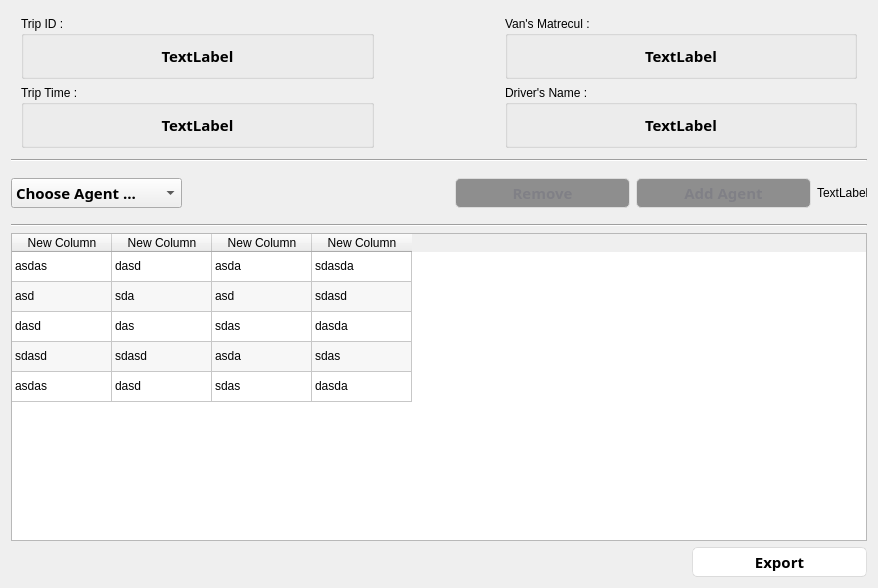
 <widget class="QWidget" name="Form">
  <property name="geometry">
   <rect>
    <x>0</x>
    <y>0</y>
    <width>878</width>
    <height>588</height>
   </rect>
  </property>
  <property name="windowTitle">
   <string>Form</string>
  </property>
  <property name="styleSheet">
   <string notr="true">/*
Aqua Style Sheet for QT Applications
Author: Jaime A. Quiroga P.
Company: GTRONICK
Last updated: 22/01/2019, 07:55.
Available at: https://github.com/GTRONICK/QSS/blob/master/Aqua.qss
*/
QMainWindow {
	background-color:#ececec;
}
QTextEdit {
	border-width: 1px;
	border-style: solid;
	border-color: qlineargradient(spread:pad, x1:0.5, y1:1, x2:0.5, y2:0, stop:0 rgba(0, 113, 255, 255), stop:1 rgba(91, 171, 252, 255));
}
QPlainTextEdit {
	border-width: 1px;
	border-style: solid;
	border-color: qlineargradient(spread:pad, x1:0.5, y1:1, x2:0.5, y2:0, stop:0 rgba(0, 113, 255, 255), stop:1 rgba(91, 171, 252, 255));
}
QToolButton {
	border-style: solid;
	border-top-color: qlineargradient(spread:pad, x1:0.5, y1:1, x2:0.5, y2:0, stop:0 rgb(215, 215, 215), stop:1 rgb(222, 222, 222));
	border-right-color: qlineargradient(spread:pad, x1:0, y1:0.5, x2:1, y2:0.5, stop:0 rgb(217, 217, 217), stop:1 rgb(227, 227, 227));
	border-left-color: qlineargradient(spread:pad, x1:0, y1:0.5, x2:1, y2:0.5, stop:0 rgb(227, 227, 227), stop:1 rgb(217, 217, 217));
	border-bottom-color: qlineargradient(spread:pad, x1:0.5, y1:1, x2:0.5, y2:0, stop:0 rgb(215, 215, 215), stop:1 rgb(222, 222, 222));
	border-width: 1px;
	border-radius: 5px;
	color: rgb(0,0,0);
	padding: 2px;
	background-color: rgb(255,255,255);
}
QToolButton:hover{
	border-style: solid;
	border-top-color: qlineargradient(spread:pad, x1:0.5, y1:1, x2:0.5, y2:0, stop:0 rgb(195, 195, 195), stop:1 rgb(222, 222, 222));
	border-right-color: qlineargradient(spread:pad, x1:0, y1:0.5, x2:1, y2:0.5, stop:0 rgb(197, 197, 197), stop:1 rgb(227, 227, 227));
	border-left-color: qlineargradient(spread:pad, x1:0, y1:0.5, x2:1, y2:0.5, stop:0 rgb(227, 227, 227), stop:1 rgb(197, 197, 197));
	border-bottom-color: qlineargradient(spread:pad, x1:0.5, y1:1, x2:0.5, y2:0, stop:0 rgb(195, 195, 195), stop:1 rgb(222, 222, 222));
	border-width: 1px;
	border-radius: 5px;
	color: rgb(0,0,0);
	padding: 2px;
	background-color: rgb(255,255,255);
}
QToolButton:pressed{
	border-style: solid;
	border-top-color: qlineargradient(spread:pad, x1:0.5, y1:1, x2:0.5, y2:0, stop:0 rgb(215, 215, 215), stop:1 rgb(222, 222, 222));
	border-right-color: qlineargradient(spread:pad, x1:0, y1:0.5, x2:1, y2:0.5, stop:0 rgb(217, 217, 217), stop:1 rgb(227, 227, 227));
	border-left-color: qlineargradient(spread:pad, x1:0, y1:0.5, x2:1, y2:0.5, stop:0 rgb(227, 227, 227), stop:1 rgb(217, 217, 217));
	border-bottom-color: qlineargradient(spread:pad, x1:0.5, y1:1, x2:0.5, y2:0, stop:0 rgb(215, 215, 215), stop:1 rgb(222, 222, 222));
	border-width: 1px;
	border-radius: 5px;
	color: rgb(0,0,0);
	padding: 2px;
	background-color: rgb(142,142,142);
}
QPushButton{
	border-style: solid;
	border-top-color: qlineargradient(spread:pad, x1:0.5, y1:1, x2:0.5, y2:0, stop:0 rgb(215, 215, 215), stop:1 rgb(222, 222, 222));
	border-right-color: qlineargradient(spread:pad, x1:0, y1:0.5, x2:1, y2:0.5, stop:0 rgb(217, 217, 217), stop:1 rgb(227, 227, 227));
	border-left-color: qlineargradient(spread:pad, x1:0, y1:0.5, x2:1, y2:0.5, stop:0 rgb(227, 227, 227), stop:1 rgb(217, 217, 217));
	border-bottom-color: qlineargradient(spread:pad, x1:0.5, y1:1, x2:0.5, y2:0, stop:0 rgb(215, 215, 215), stop:1 rgb(222, 222, 222));
	border-width: 1px;
	border-radius: 5px;
	color: rgb(0,0,0);
	padding: 2px;
	background-color: rgb(255,255,255);
}
QPushButton::default{
	border-style: solid;
	border-top-color: qlineargradient(spread:pad, x1:0.5, y1:1, x2:0.5, y2:0, stop:0 rgb(215, 215, 215), stop:1 rgb(222, 222, 222));
	border-right-color: qlineargradient(spread:pad, x1:0, y1:0.5, x2:1, y2:0.5, stop:0 rgb(217, 217, 217), stop:1 rgb(227, 227, 227));
	border-left-color: qlineargradient(spread:pad, x1:0, y1:0.5, x2:1, y2:0.5, stop:0 rgb(227, 227, 227), stop:1 rgb(217, 217, 217));
	border-bottom-color: qlineargradient(spread:pad, x1:0.5, y1:1, x2:0.5, y2:0, stop:0 rgb(215, 215, 215), stop:1 rgb(222, 222, 222));
	border-width: 1px;
	border-radius: 5px;
	color: rgb(0,0,0);
	padding: 2px;
	background-color: rgb(255,255,255);
}
QPushButton:hover{
	border-style: solid;
	border-top-color: qlineargradient(spread:pad, x1:0.5, y1:1, x2:0.5, y2:0, stop:0 rgb(195, 195, 195), stop:1 rgb(222, 222, 222));
	border-right-color: qlineargradient(spread:pad, x1:0, y1:0.5, x2:1, y2:0.5, stop:0 rgb(197, 197, 197), stop:1 rgb(227, 227, 227));
	border-left-color: qlineargradient(spread:pad, x1:0, y1:0.5, x2:1, y2:0.5, stop:0 rgb(227, 227, 227), stop:1 rgb(197, 197, 197));
	border-bottom-color: qlineargradient(spread:pad, x1:0.5, y1:1, x2:0.5, y2:0, stop:0 rgb(195, 195, 195), stop:1 rgb(222, 222, 222));
	border-width: 1px;
	border-radius: 5px;
	color: rgb(0,0,0);
	padding: 2px;
	background-color: rgb(255,255,255);
}
QPushButton:pressed{
	border-style: solid;
	border-top-color: qlineargradient(spread:pad, x1:0.5, y1:1, x2:0.5, y2:0, stop:0 rgb(215, 215, 215), stop:1 rgb(222, 222, 222));
	border-right-color: qlineargradient(spread:pad, x1:0, y1:0.5, x2:1, y2:0.5, stop:0 rgb(217, 217, 217), stop:1 rgb(227, 227, 227));
	border-left-color: qlineargradient(spread:pad, x1:0, y1:0.5, x2:1, y2:0.5, stop:0 rgb(227, 227, 227), stop:1 rgb(217, 217, 217));
	border-bottom-color: qlineargradient(spread:pad, x1:0.5, y1:1, x2:0.5, y2:0, stop:0 rgb(215, 215, 215), stop:1 rgb(222, 222, 222));
	border-width: 1px;
	border-radius: 5px;
	color: rgb(0,0,0);
	padding: 2px;
	background-color: rgb(142,142,142);
}
QPushButton:disabled{
	border-style: solid;
	border-top-color: qlineargradient(spread:pad, x1:0.5, y1:1, x2:0.5, y2:0, stop:0 rgb(215, 215, 215), stop:1 rgb(222, 222, 222));
	border-right-color: qlineargradient(spread:pad, x1:0, y1:0.5, x2:1, y2:0.5, stop:0 rgb(217, 217, 217), stop:1 rgb(227, 227, 227));
	border-left-color: qlineargradient(spread:pad, x1:0, y1:0.5, x2:1, y2:0.5, stop:0 rgb(227, 227, 227), stop:1 rgb(217, 217, 217));
	border-bottom-color: qlineargradient(spread:pad, x1:0.5, y1:1, x2:0.5, y2:0, stop:0 rgb(215, 215, 215), stop:1 rgb(222, 222, 222));
	border-width: 1px;
	border-radius: 5px;
	color: #808086;
	padding: 2px;
	background-color: rgb(142,142,142);
}
QLineEdit {
	border-width: 1px; border-radius: 4px;
	border-style: solid;
	border-color: qlineargradient(spread:pad, x1:0.5, y1:1, x2:0.5, y2:0, stop:0 rgba(0, 113, 255, 255), stop:1 rgba(91, 171, 252, 255));
}
QLabel {
	color: #000000;
}
QLCDNumber {
	color: rgb(0, 113, 255, 255);
}
QProgressBar {
	text-align: center;
	color: rgb(240, 240, 240);
	border-width: 1px; 
	border-radius: 10px;
	border-color: rgb(230, 230, 230);
	border-style: solid;
	background-color:rgb(207,207,207);
}
QProgressBar::chunk {
	background-color: qlineargradient(spread:pad, x1:0.5, y1:1, x2:0.5, y2:0, stop:0 rgba(49, 147, 250, 255), stop:1 rgba(34, 142, 255, 255));
	border-radius: 10px;
}
QMenuBar {
	background-color: qlineargradient(spread:pad, x1:0.5, y1:1, x2:0.5, y2:0, stop:0 rgba(207, 209, 207, 255), stop:1 rgba(230, 229, 230, 255));
}
QMenuBar::item {
	color: #000000;
  	spacing: 3px;
  	padding: 1px 4px;
	background-color: qlineargradient(spread:pad, x1:0.5, y1:1, x2:0.5, y2:0, stop:0 rgba(207, 209, 207, 255), stop:1 rgba(230, 229, 230, 255));
}

QMenuBar::item:selected {
  	background-color: qlineargradient(spread:pad, x1:0.5, y1:1, x2:0.5, y2:0, stop:0 rgba(0, 113, 255, 255), stop:1 rgba(91, 171, 252, 255));
	color: #FFFFFF;
}
QMenu::item:selected {
	border-style: solid;
	border-top-color: transparent;
	border-right-color: transparent;
	border-left-color: qlineargradient(spread:pad, x1:0.5, y1:1, x2:0.5, y2:0, stop:0 rgba(0, 113, 255, 255), stop:1 rgba(91, 171, 252, 255));
	border-bottom-color: transparent;
	border-left-width: 2px;
	color: #000000;
	padding-left:15px;
	padding-top:4px;
	padding-bottom:4px;
	padding-right:7px;
}
QMenu::item {
	border-style: solid;
	border-top-color: transparent;
	border-right-color: transparent;
	border-left-color: transparent;
	border-bottom-color: transparent;
	border-bottom-width: 1px;
	color: #000000;
	padding-left:17px;
	padding-top:4px;
	padding-bottom:4px;
	padding-right:7px;
}
QTabWidget {
	color:rgb(0,0,0);
	background-color:#000000;
}
QTabWidget::pane {
		border-color: rgb(223,223,223);
		background-color:rgb(226,226,226);
		border-style: solid;
		border-width: 2px;
    	border-radius: 6px;
}
QTabBar::tab:first {
	border-style: solid;
	border-left-width:1px;
	border-right-width:0px;
	border-top-width:1px;
	border-bottom-width:1px;
	border-top-color: rgb(209,209,209);
	border-left-color: qlineargradient(spread:pad, x1:0.5, y1:1, x2:0.5, y2:0, stop:0 rgba(209, 209, 209, 209), stop:1 rgba(229, 229, 229, 229));
	border-bottom-color: rgb(229,229,229);
	border-top-left-radius: 4px;
	border-bottom-left-radius: 4px;
	color: #000000;
	padding: 3px;
	margin-left:0px;
	background-color: qlineargradient(spread:pad, x1:0.5, y1:1, x2:0.5, y2:0, stop:0 rgba(247, 247, 247, 255), stop:1 rgba(255, 255, 255, 255));
}
QTabBar::tab:last {
	border-style: solid;
	border-width:1px;
	border-top-color: rgb(209,209,209);
	border-left-color: qlineargradient(spread:pad, x1:0.5, y1:1, x2:0.5, y2:0, stop:0 rgba(209, 209, 209, 209), stop:1 rgba(229, 229, 229, 229));
	border-right-color: qlineargradient(spread:pad, x1:0.5, y1:1, x2:0.5, y2:0, stop:0 rgba(209, 209, 209, 209), stop:1 rgba(229, 229, 229, 229));
	border-bottom-color: rgb(229,229,229);
	border-top-right-radius: 4px;
	border-bottom-right-radius: 4px;
	color: #000000;
	padding: 3px;
	margin-left:0px;
	background-color: qlineargradient(spread:pad, x1:0.5, y1:1, x2:0.5, y2:0, stop:0 rgba(247, 247, 247, 255), stop:1 rgba(255, 255, 255, 255));
}
QTabBar::tab {
	border-style: solid;
	border-top-width:1px;
	border-bottom-width:1px;
	border-left-width:1px;
	border-top-color: rgb(209,209,209);
	border-left-color: qlineargradient(spread:pad, x1:0.5, y1:1, x2:0.5, y2:0, stop:0 rgba(209, 209, 209, 209), stop:1 rgba(229, 229, 229, 229));
	border-bottom-color: rgb(229,229,229);
	color: #000000;
	padding: 3px;
	margin-left:0px;
	background-color: qlineargradient(spread:pad, x1:0.5, y1:1, x2:0.5, y2:0, stop:0 rgba(247, 247, 247, 255), stop:1 rgba(255, 255, 255, 255));
}
QTabBar::tab:selected, QTabBar::tab:last:selected, QTabBar::tab:hover {
  	border-style: solid;
  	border-left-width:1px;
	border-right-color: transparent;
	border-top-color: rgb(209,209,209);
	border-left-color: qlineargradient(spread:pad, x1:0.5, y1:1, x2:0.5, y2:0, stop:0 rgba(209, 209, 209, 209), stop:1 rgba(229, 229, 229, 229));
	border-bottom-color: rgb(229,229,229);
	color: #FFFFFF;
	padding: 3px;
	margin-left:0px;
	background-color: qlineargradient(spread:pad, x1:0.5, y1:1, x2:0.5, y2:0, stop:0 rgba(0, 113, 255, 255), stop:1 rgba(91, 171, 252, 255));
}

QTabBar::tab:selected, QTabBar::tab:first:selected, QTabBar::tab:hover {
  	border-style: solid;
  	border-left-width:1px;
  	border-bottom-width:1px;
  	border-top-width:1px;
	border-right-color: transparent;
	border-top-color: rgb(209,209,209);
	border-left-color: qlineargradient(spread:pad, x1:0.5, y1:1, x2:0.5, y2:0, stop:0 rgba(209, 209, 209, 209), stop:1 rgba(229, 229, 229, 229));
	border-bottom-color: rgb(229,229,229);
	color: #FFFFFF;
	padding: 3px;
	margin-left:0px;
	background-color: qlineargradient(spread:pad, x1:0.5, y1:1, x2:0.5, y2:0, stop:0 rgba(0, 113, 255, 255), stop:1 rgba(91, 171, 252, 255));
}

QCheckBox {
	color: #000000;
	padding: 2px;
}
QCheckBox:disabled {
	color: #808086;
	padding: 2px;
}

QCheckBox:hover {
	border-radius:4px;
	border-style:solid;
	padding-left: 1px;
	padding-right: 1px;
	padding-bottom: 1px;
	padding-top: 1px;
	border-width:1px;
	border-color: transparent;
}
QCheckBox::indicator:checked {

	height: 10px;
	width: 10px;
	border-style:solid;
	border-width: 1px;
	border-color: qlineargradient(spread:pad, x1:0.5, y1:1, x2:0.5, y2:0, stop:0 rgba(0, 113, 255, 255), stop:1 rgba(91, 171, 252, 255));
	color: #000000;
	background-color: qlineargradient(spread:pad, x1:0.5, y1:1, x2:0.5, y2:0, stop:0 rgba(0, 113, 255, 255), stop:1 rgba(91, 171, 252, 255));
}
QCheckBox::indicator:unchecked {

	height: 10px;
	width: 10px;
	border-style:solid;
	border-width: 1px;
	border-color: qlineargradient(spread:pad, x1:0.5, y1:1, x2:0.5, y2:0, stop:0 rgba(0, 113, 255, 255), stop:1 rgba(91, 171, 252, 255));
	color: #000000;
}
QRadioButton {
	color: 000000;
	padding: 1px;
}
QRadioButton::indicator:checked {
	height: 10px;
	width: 10px;
	border-style:solid;
	border-radius:5px;
	border-width: 1px;
	border-color: qlineargradient(spread:pad, x1:0.5, y1:1, x2:0.5, y2:0, stop:0 rgba(0, 113, 255, 255), stop:1 rgba(91, 171, 252, 255));
	color: #a9b7c6;
	background-color: qlineargradient(spread:pad, x1:0.5, y1:1, x2:0.5, y2:0, stop:0 rgba(0, 113, 255, 255), stop:1 rgba(91, 171, 252, 255));
}
QRadioButton::indicator:!checked {
	height: 10px;
	width: 10px;
	border-style:solid;
	border-radius:5px;
	border-width: 1px;
	border-color: qlineargradient(spread:pad, x1:0.5, y1:1, x2:0.5, y2:0, stop:0 rgba(0, 113, 255, 255), stop:1 rgba(91, 171, 252, 255));
	color: #a9b7c6;
	background-color: transparent;
}
QStatusBar {
	color:#027f7f;
}
QSpinBox {
	border-style: solid;
	border-width: 1px;
	border-color: qlineargradient(spread:pad, x1:0.5, y1:1, x2:0.5, y2:0, stop:0 rgba(0, 113, 255, 255), stop:1 rgba(91, 171, 252, 255));
}
QDoubleSpinBox {
	border-style: solid;
	border-width: 1px;
	border-color: qlineargradient(spread:pad, x1:0.5, y1:1, x2:0.5, y2:0, stop:0 rgba(0, 113, 255, 255), stop:1 rgba(91, 171, 252, 255));
}
QTimeEdit {
	border-style: solid;
	border-width: 1px;
	border-color: qlineargradient(spread:pad, x1:0.5, y1:1, x2:0.5, y2:0, stop:0 rgba(0, 113, 255, 255), stop:1 rgba(91, 171, 252, 255));
}
QDateTimeEdit {
	border-style: solid;
	border-width: 1px;
	border-color: qlineargradient(spread:pad, x1:0.5, y1:1, x2:0.5, y2:0, stop:0 rgba(0, 113, 255, 255), stop:1 rgba(91, 171, 252, 255));
}
QDateEdit {
	border-style: solid;
	border-width: 1px;
	border-color: qlineargradient(spread:pad, x1:0.5, y1:1, x2:0.5, y2:0, stop:0 rgba(0, 113, 255, 255), stop:1 rgba(91, 171, 252, 255));
}

QToolBox {
	color: #a9b7c6;
	background-color:#000000;
}
QToolBox::tab {
	color: #a9b7c6;
	background-color:#000000;
}
QToolBox::tab:selected {
	color: #FFFFFF;
	background-color:#000000;
}
QScrollArea {
	color: #FFFFFF;
	background-color:#000000;
}
QSlider::groove:horizontal {
	height: 5px;
	background-color: qlineargradient(spread:pad, x1:0.5, y1:1, x2:0.5, y2:0, stop:0 rgba(49, 147, 250, 255), stop:1 rgba(34, 142, 255, 255));
}
QSlider::groove:vertical {
	width: 5px;
	background-color: qlineargradient(spread:pad, x1:0.5, y1:1, x2:0.5, y2:0, stop:0 rgba(49, 147, 250, 255), stop:1 rgba(34, 142, 255, 255));
}
QSlider::handle:horizontal {
	background: rgb(253,253,253);
	border-style: solid;
	border-width: 1px;
	border-color: rgb(207,207,207);
	width: 12px;
	margin: -5px 0;
	border-radius: 7px;
}
QSlider::handle:vertical {
	background: rgb(253,253,253);
	border-style: solid;
	border-width: 1px;
	border-color: rgb(207,207,207);
	height: 12px;
	margin: 0 -5px;
	border-radius: 7px;
}
QSlider::add-page:horizontal {
    background: rgb(181,181,181);
}
QSlider::add-page:vertical {
    background: rgb(181,181,181);
}
QSlider::sub-page:horizontal {
    background-color: qlineargradient(spread:pad, x1:0.5, y1:1, x2:0.5, y2:0, stop:0 rgba(49, 147, 250, 255), stop:1 rgba(34, 142, 255, 255));
}
QSlider::sub-page:vertical {
    background-color: qlineargradient(spread:pad, y1:0.5, x1:1, y2:0.5, x2:0, stop:0 rgba(49, 147, 250, 255), stop:1 rgba(34, 142, 255, 255));
}
QScrollBar:horizontal {
	max-height: 20px;
	border: 1px transparent grey;
	margin: 0px 20px 0px 20px;
}
QScrollBar:vertical {
	max-width: 20px;
	border: 1px transparent grey;
	margin: 20px 0px 20px 0px;
}
QScrollBar::handle:horizontal {
	background: rgb(253,253,253);
	border-style: solid;
	border-width: 1px;
	border-color: rgb(207,207,207);
	border-radius: 7px;
	min-width: 25px;
}
QScrollBar::handle:horizontal:hover {
	background: rgb(253,253,253);
	border-style: solid;
	border-width: 1px;
	border-color: rgb(147, 200, 200);
	border-radius: 7px;
	min-width: 25px;
}
QScrollBar::handle:vertical {
	background: rgb(253,253,253);
	border-style: solid;
	border-width: 1px;
	border-color: rgb(207,207,207);
	border-radius: 7px;
	min-height: 25px;
}
QScrollBar::handle:vertical:hover {
	background: rgb(253,253,253);
	border-style: solid;
	border-width: 1px;
	border-color: rgb(147, 200, 200);
	border-radius: 7px;
	min-height: 25px;
}
QScrollBar::add-line:horizontal {
   border: 2px transparent grey;
   border-top-right-radius: 7px;
   border-bottom-right-radius: 7px;
   background: rgba(34, 142, 255, 255);
   width: 20px;
   subcontrol-position: right;
   subcontrol-origin: margin;
}
QScrollBar::add-line:horizontal:pressed {
   border: 2px transparent grey;
   border-top-right-radius: 7px;
   border-bottom-right-radius: 7px;
   background: rgb(181,181,181);
   width: 20px;
   subcontrol-position: right;
   subcontrol-origin: margin;
}
QScrollBar::add-line:vertical {
   border: 2px transparent grey;
   border-bottom-left-radius: 7px;
   border-bottom-right-radius: 7px;
   background: rgba(34, 142, 255, 255);
   height: 20px;
   subcontrol-position: bottom;
   subcontrol-origin: margin;
}
QScrollBar::add-line:vertical:pressed {
   border: 2px transparent grey;
   border-bottom-left-radius: 7px;
   border-bottom-right-radius: 7px;
   background: rgb(181,181,181);
   height: 20px;
   subcontrol-position: bottom;
   subcontrol-origin: margin;
}
QScrollBar::sub-line:horizontal {
   border: 2px transparent grey;
   border-top-left-radius: 7px;
   border-bottom-left-radius: 7px;
   background: rgba(34, 142, 255, 255);
   width: 20px;
   subcontrol-position: left;
   subcontrol-origin: margin;
}
QScrollBar::sub-line:horizontal:pressed {
   border: 2px transparent grey;
   border-top-left-radius: 7px;
   border-bottom-left-radius: 7px;
   background: rgb(181,181,181);
   width: 20px;
   subcontrol-position: left;
   subcontrol-origin: margin;
}
QScrollBar::sub-line:vertical {
   border: 2px transparent grey;
   border-top-left-radius: 7px;
   border-top-right-radius: 7px;
   background: rgba(34, 142, 255, 255);
   height: 20px;
   subcontrol-position: top;
   subcontrol-origin: margin;
}
QScrollBar::sub-line:vertical:pressed {
   border: 2px transparent grey;
   border-top-left-radius: 7px;
   border-top-right-radius: 7px;
   background: rgb(181,181,181);
   height: 20px;
   subcontrol-position: top;
   subcontrol-origin: margin;
}
QScrollBar::left-arrow:horizontal {
   border: 1px transparent grey;
   border-top-left-radius: 3px;
   border-bottom-left-radius: 3px;
   width: 6px;
   height: 6px;
   background: white;
}
QScrollBar::right-arrow:horizontal {
   border: 1px transparent grey;
   border-top-right-radius: 3px;
   border-bottom-right-radius: 3px;
   width: 6px;
   height: 6px;
   background: white;
}
QScrollBar::up-arrow:vertical {
   border: 1px transparent grey;
   border-top-left-radius: 3px;
   border-top-right-radius: 3px;
   width: 6px;
   height: 6px;
   background: white;
}
QScrollBar::down-arrow:vertical {
   border: 1px transparent grey;
   border-bottom-left-radius: 3px;
   border-bottom-right-radius: 3px;
   width: 6px;
   height: 6px;
   background: white;
}
QScrollBar::add-page:horizontal, QScrollBar::sub-page:horizontal {
   background: none;
}
QScrollBar::add-page:vertical, QScrollBar::sub-page:vertical {
   background: none;
}</string>
  </property>
  <layout class="QVBoxLayout" name="verticalLayout_2">
   <item>
    <layout class="QGridLayout" name="gridLayout">
     <property name="leftMargin">
      <number>10</number>
     </property>
     <property name="topMargin">
      <number>5</number>
     </property>
     <property name="rightMargin">
      <number>10</number>
     </property>
     <property name="bottomMargin">
      <number>5</number>
     </property>
     <property name="horizontalSpacing">
      <number>131</number>
     </property>
     <item row="0" column="0">
      <widget class="QGroupBox" name="groupBox">
       <property name="title">
        <string>Trip ID : </string>
       </property>
       <layout class="QVBoxLayout" name="verticalLayout_3">
        <item>
         <widget class="QLabel" name="trip_id">
          <property name="font">
           <font>
            <family>Segoe Print</family>
            <pointsize>11</pointsize>
            <weight>75</weight>
            <bold>true</bold>
           </font>
          </property>
          <property name="text">
           <string>TextLabel</string>
          </property>
          <property name="alignment">
           <set>Qt::AlignCenter</set>
          </property>
         </widget>
        </item>
       </layout>
      </widget>
     </item>
     <item row="1" column="0">
      <widget class="QGroupBox" name="groupBox_2">
       <property name="title">
        <string>Trip Time : </string>
       </property>
       <layout class="QVBoxLayout" name="verticalLayout_4">
        <item>
         <widget class="QLabel" name="trip_time">
          <property name="font">
           <font>
            <family>Segoe Print</family>
            <pointsize>11</pointsize>
            <weight>75</weight>
            <bold>true</bold>
           </font>
          </property>
          <property name="text">
           <string>TextLabel</string>
          </property>
          <property name="alignment">
           <set>Qt::AlignCenter</set>
          </property>
         </widget>
        </item>
       </layout>
      </widget>
     </item>
     <item row="0" column="1">
      <widget class="QGroupBox" name="groupBox_4">
       <property name="title">
        <string>Van's Matrecul : </string>
       </property>
       <layout class="QVBoxLayout" name="verticalLayout_5">
        <item>
         <widget class="QLabel" name="van_matr">
          <property name="font">
           <font>
            <family>Segoe Print</family>
            <pointsize>11</pointsize>
            <weight>75</weight>
            <bold>true</bold>
           </font>
          </property>
          <property name="text">
           <string>TextLabel</string>
          </property>
          <property name="alignment">
           <set>Qt::AlignCenter</set>
          </property>
         </widget>
        </item>
       </layout>
      </widget>
     </item>
     <item row="1" column="1">
      <widget class="QGroupBox" name="groupBox_3">
       <property name="title">
        <string>Driver's Name : </string>
       </property>
       <layout class="QVBoxLayout" name="verticalLayout_6">
        <item>
         <widget class="QLabel" name="driver_name">
          <property name="font">
           <font>
            <family>Segoe Print</family>
            <pointsize>11</pointsize>
            <weight>75</weight>
            <bold>true</bold>
           </font>
          </property>
          <property name="text">
           <string>TextLabel</string>
          </property>
          <property name="alignment">
           <set>Qt::AlignCenter</set>
          </property>
         </widget>
        </item>
       </layout>
      </widget>
     </item>
    </layout>
   </item>
   <item>
    <widget class="Line" name="line">
     <property name="orientation">
      <enum>Qt::Horizontal</enum>
     </property>
    </widget>
   </item>
   <item>
    <layout class="QHBoxLayout" name="horizontalLayout_2">
     <item>
      <widget class="QComboBox" name="agnts">
       <property name="minimumSize">
        <size>
         <width>171</width>
         <height>27</height>
        </size>
       </property>
       <property name="font">
        <font>
         <family>Segoe Print</family>
         <pointsize>11</pointsize>
         <weight>75</weight>
         <bold>true</bold>
        </font>
       </property>
       <item>
        <property name="text">
         <string>Choose Agent ...</string>
        </property>
       </item>
      </widget>
     </item>
     <item>
      <spacer name="horizontalSpacer">
       <property name="orientation">
        <enum>Qt::Horizontal</enum>
       </property>
       <property name="sizeHint" stdset="0">
        <size>
         <width>40</width>
         <height>20</height>
        </size>
       </property>
      </spacer>
     </item>
     <item>
      <widget class="QPushButton" name="rmv">
       <property name="enabled">
        <bool>false</bool>
       </property>
       <property name="minimumSize">
        <size>
         <width>175</width>
         <height>30</height>
        </size>
       </property>
       <property name="font">
        <font>
         <family>Segoe Print</family>
         <pointsize>11</pointsize>
         <weight>75</weight>
         <bold>true</bold>
        </font>
       </property>
       <property name="text">
        <string>Remove</string>
       </property>
      </widget>
     </item>
     <item>
      <widget class="QPushButton" name="add">
       <property name="enabled">
        <bool>false</bool>
       </property>
       <property name="minimumSize">
        <size>
         <width>175</width>
         <height>30</height>
        </size>
       </property>
       <property name="font">
        <font>
         <family>Segoe Print</family>
         <pointsize>11</pointsize>
         <weight>75</weight>
         <bold>true</bold>
        </font>
       </property>
       <property name="text">
        <string>Add Agent</string>
       </property>
      </widget>
     </item>
     <item>
      <widget class="QLabel" name="back_icon">
       <property name="minimumSize">
        <size>
         <width>50</width>
         <height>50</height>
        </size>
       </property>
       <property name="maximumSize">
        <size>
         <width>50</width>
         <height>50</height>
        </size>
       </property>
       <property name="cursor">
        <cursorShape>PointingHandCursor</cursorShape>
       </property>
       <property name="styleSheet">
        <string notr="true">QLabel#back_icon:hover {
	
	border-color: rgb(23, 155, 255);
}</string>
       </property>
       <property name="text">
        <string>TextLabel</string>
       </property>
       <property name="alignment">
        <set>Qt::AlignLeading|Qt::AlignLeft|Qt::AlignVCenter</set>
       </property>
      </widget>
     </item>
    </layout>
   </item>
   <item>
    <widget class="Line" name="line_2">
     <property name="orientation">
      <enum>Qt::Horizontal</enum>
     </property>
    </widget>
   </item>
   <item>
    <layout class="QHBoxLayout" name="horizontalLayout">
     <item>
      <widget class="QTableWidget" name="tableWidget">
       <property name="editTriggers">
        <set>QAbstractItemView::NoEditTriggers</set>
       </property>
       <property name="showDropIndicator" stdset="0">
        <bool>true</bool>
       </property>
       <property name="dragDropOverwriteMode">
        <bool>false</bool>
       </property>
       <property name="alternatingRowColors">
        <bool>true</bool>
       </property>
       <property name="selectionMode">
        <enum>QAbstractItemView::SingleSelection</enum>
       </property>
       <property name="selectionBehavior">
        <enum>QAbstractItemView::SelectRows</enum>
       </property>
       <property name="wordWrap">
        <bool>false</bool>
       </property>
       <attribute name="verticalHeaderVisible">
        <bool>false</bool>
       </attribute>
       <row>
        <property name="text">
         <string>New Row</string>
        </property>
       </row>
       <row>
        <property name="text">
         <string>New Row</string>
        </property>
       </row>
       <row>
        <property name="text">
         <string>New Row</string>
        </property>
       </row>
       <row>
        <property name="text">
         <string>New Row</string>
        </property>
       </row>
       <row>
        <property name="text">
         <string>New Row</string>
        </property>
       </row>
       <column>
        <property name="text">
         <string>New Column</string>
        </property>
       </column>
       <column>
        <property name="text">
         <string>New Column</string>
        </property>
       </column>
       <column>
        <property name="text">
         <string>New Column</string>
        </property>
       </column>
       <column>
        <property name="text">
         <string>New Column</string>
        </property>
       </column>
       <item row="0" column="0">
        <property name="text">
         <string>asdas</string>
        </property>
       </item>
       <item row="0" column="1">
        <property name="text">
         <string>dasd</string>
        </property>
       </item>
       <item row="0" column="2">
        <property name="text">
         <string>asda</string>
        </property>
       </item>
       <item row="0" column="3">
        <property name="text">
         <string>sdasda</string>
        </property>
       </item>
       <item row="1" column="0">
        <property name="text">
         <string>asd</string>
        </property>
       </item>
       <item row="1" column="1">
        <property name="text">
         <string>sda</string>
        </property>
       </item>
       <item row="1" column="2">
        <property name="text">
         <string>asd</string>
        </property>
       </item>
       <item row="1" column="3">
        <property name="text">
         <string>sdasd</string>
        </property>
       </item>
       <item row="2" column="0">
        <property name="text">
         <string>dasd</string>
        </property>
       </item>
       <item row="2" column="1">
        <property name="text">
         <string>das</string>
        </property>
       </item>
       <item row="2" column="2">
        <property name="text">
         <string>sdas</string>
        </property>
       </item>
       <item row="2" column="3">
        <property name="text">
         <string>dasda</string>
        </property>
       </item>
       <item row="3" column="0">
        <property name="text">
         <string>sdasd</string>
        </property>
       </item>
       <item row="3" column="1">
        <property name="text">
         <string>sdasd</string>
        </property>
       </item>
       <item row="3" column="2">
        <property name="text">
         <string>asda</string>
        </property>
       </item>
       <item row="3" column="3">
        <property name="text">
         <string>sdas</string>
        </property>
       </item>
       <item row="4" column="0">
        <property name="text">
         <string>asdas</string>
        </property>
       </item>
       <item row="4" column="1">
        <property name="text">
         <string>dasd</string>
        </property>
       </item>
       <item row="4" column="2">
        <property name="text">
         <string>sdas</string>
        </property>
       </item>
       <item row="4" column="3">
        <property name="text">
         <string>dasda</string>
        </property>
       </item>
      </widget>
     </item>
    </layout>
   </item>
   <item>
    <layout class="QHBoxLayout" name="horizontalLayout_4">
     <item>
      <spacer name="horizontalSpacer_2">
       <property name="orientation">
        <enum>Qt::Horizontal</enum>
       </property>
       <property name="sizeHint" stdset="0">
        <size>
         <width>40</width>
         <height>20</height>
        </size>
       </property>
      </spacer>
     </item>
     <item>
      <widget class="QPushButton" name="prnt">
       <property name="enabled">
        <bool>true</bool>
       </property>
       <property name="minimumSize">
        <size>
         <width>175</width>
         <height>30</height>
        </size>
       </property>
       <property name="font">
        <font>
         <family>Segoe Print</family>
         <pointsize>11</pointsize>
         <weight>75</weight>
         <bold>true</bold>
        </font>
       </property>
       <property name="text">
        <string>Export</string>
       </property>
      </widget>
     </item>
    </layout>
   </item>
  </layout>
 </widget>
